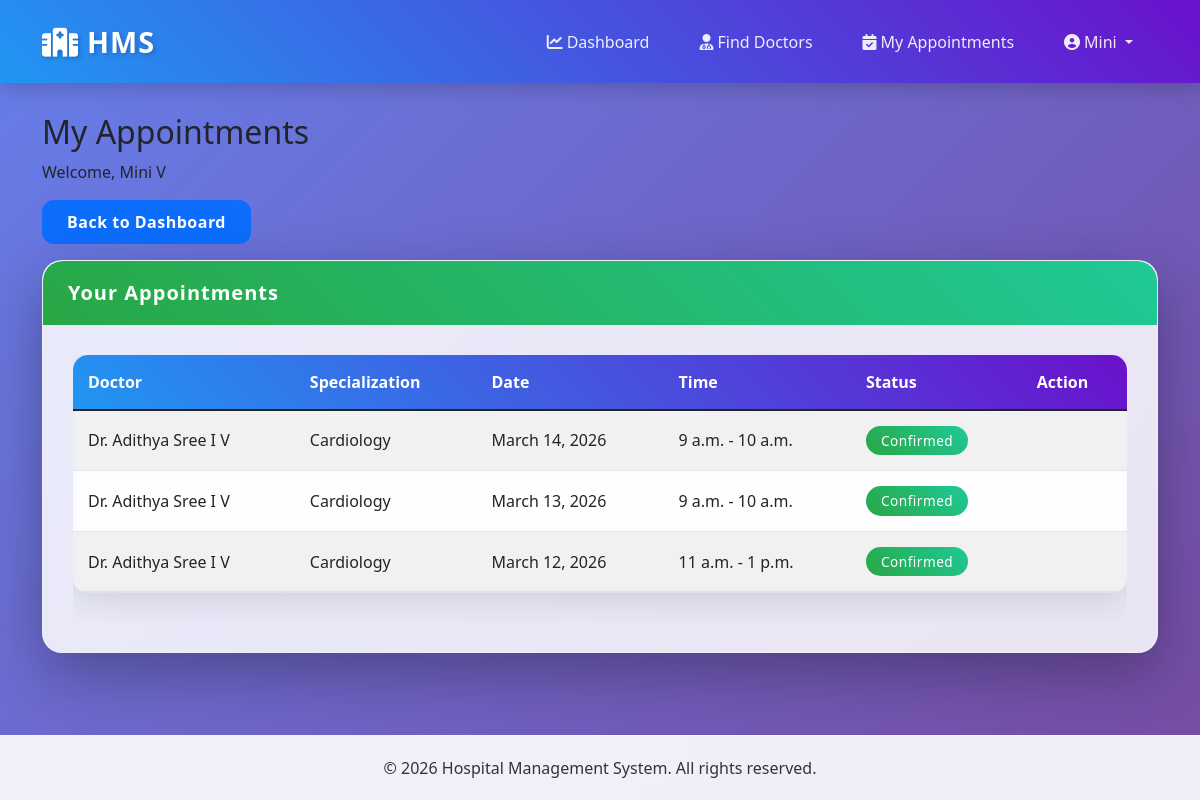
Page /patients/my-appointments/ (signed in) on the committed database.
### patients/models.py (models this page shows, shortened)
class Patient(models.Model):
    user = models.OneToOneField(User, on_delete=models.CASCADE)
    phone = models.CharField(max_length=15)
    date_of_birth = models.DateField(null=True, blank=True)
    address = models.TextField(blank=True)
    created_at = models.DateTimeField(auto_now_add=True)

### bookings/models.py (models this page shows, shortened)
class Booking(models.Model):
    patient = models.ForeignKey(Patient, on_delete=models.CASCADE, related_name='bookings')
    doctor = models.ForeignKey(Doctor, on_delete=models.CASCADE, related_name='bookings')
    availability = models.OneToOneField(Availability, on_delete=models.CASCADE, related_name='booking')
    booked_at = models.DateTimeField(auto_now_add=True)
    status = models.CharField(max_length=20, choices=[
        ('confirmed', 'Confirmed'),
        ('cancelled', 'Cancelled'),
        ('completed', 'Completed')
    ], default='confirmed')
    google_event_id = models.CharField(max_length=200, blank=True, null=True)

### doctors/models.py (models this page shows, shortened)
class Doctor(models.Model):
    SPECIALIZATIONS = [
        ('CARDIOLOGY', 'Cardiology'),
        ('DERMATOLOGY', 'Dermatology'),
        ('NEUROLOGY', 'Neurology'),
        ('PEDIATRICS', 'Pediatrics'),
        ('ORTHOPEDICS', 'Orthopedics'),
        ('GYNECOLOGY', 'Gynecology'),
        ('OPHTHALMOLOGY', 'Ophthalmology'),
        ('ENT', 'ENT Specialist'),
        ('PSYCHIATRY', 'Psychiatry'),
        ('RADIOLOGY', 'Radiology'),
        ('ANESTHESIOLOGY', 'Anesthesiology'),
        ('EMERGENCY', 'Emergency Medicine'),
        ('FAMILY', 'Family Medicine'),
        ('INTERNAL', 'Internal Medicine'),
        ('ONCOLOGY', 'Oncology'),
        ('UROLOGY', 'Urology'),
    ]
    user = models.OneToOneField(User, on_delete=models.CASCADE)
    specialization = models.CharField(max_length=50, choices=SPECIALIZATIONS, default='FAMILY')
    license_number = models.CharField(max_length=50)
    phone = models.CharField(max_length=15)
    created_at = models.DateTimeField(auto_now_add=True)

class Availability(models.Model):
    doctor = models.ForeignKey(Doctor, on_delete=models.CASCADE, related_name='availabilities')
    date = models.DateField()
    start_time = models.TimeField()
    end_time = models.TimeField()
    is_booked = models.BooleanField(default=False)
    created_at = models.DateTimeField(auto_now_add=True)
    class Meta:
        verbose_name_plural = "Availabilities"

### patients/views.py (the view)
# urls.py: path('my-appointments/', views.my_appointments, name='my_appointments'),
@login_required
def my_appointments(request):
    try:
        patient = request.user.patient
    except:
        messages.error(request, 'Access denied.')
        return redirect('home')
    appointments = Booking.objects.filter(
        patient=patient
    ).select_related('doctor', 'availability').order_by('-availability__date', '-availability__start_time')
    return render(request, 'my_appointments.html', {'appointments': appointments})

### templates/my_appointments.html (shortened to what this page needs)
{% extends 'base.html' %}
{% block content %}
<div class="row">
    <div class="col-md-12">
        <h2>My Appointments</h2>
        <p>Welcome, {{ user.patient.user.get_full_name }}</p>
        <a href="{% url 'patient_dashboard' %}" class="btn btn-primary mb-3">Back to Dashboard</a>
    </div>
</div>
<div class="row">
    <div class="col-md-12">
        <div class="card">
            <div class="card-header bg-success text-white">
                <h5>Your Appointments</h5>
            </div>
            <div class="card-body">
                {% if appointments %}
                    <div class="table-responsive">
                        <table class="table table-striped">
                            <thead>
                                <tr>
                                    <th>Doctor</th>
                                    <th>Specialization</th>
                                    <th>Date</th>
                                    <th>Time</th>
                                    <th>Status</th>
                                    <th>Action</th>
                                </tr>
                            </thead>
                            <tbody>
                                {% for booking in appointments %}
                                    <tr>
                                        <td>Dr. {{ booking.doctor.user.get_full_name }}</td>
                                        <td>{{ booking.doctor.specialization }}</td>
                                        <td>{{ booking.availability.date }}</td>
                                        <td>{{ booking.availability.start_time }} - {{ booking.availability.end_time }}</td>
                                        <td>
                                            {% if booking.status == 'confirmed' %}
                                                <span class="badge bg-success">Confirmed</span>
                                            {% elif booking.status == 'cancelled' %}
                                                <span class="badge bg-danger">Cancelled</span>
                                            {% endif %}
                                        </td>
                                        <td>
                                        </td>
                                    </tr>
                                {% endfor %}
                            </tbody>
                        </table>
                    </div>
                {% else %}
                    <p class="text-muted">No appointments found.</p>
                {% endif %}
            </div>
        </div>
    </div>
</div>
{% endblock %}

### templates/base.html (shortened to what this page needs)
<!DOCTYPE html>
<html lang="en">
<head>
    <link href="https://cdn.jsdelivr.net/npm/bootstrap@5.1.3/dist/css/bootstrap.min.css" rel="stylesheet">
    <link rel="stylesheet" href="https://cdnjs.cloudflare.com/ajax/libs/font-awesome/6.0.0/css/all.min.css">
    {% load static %}
    <link rel="stylesheet" href="{% static 'css/custom.css' %}">
</head>
<body>
    <nav class="navbar navbar-expand-lg navbar-dark">
        <div class="container">
            <a class="navbar-brand" href="{% url 'home' %}">
                <i class="fas fa-hospital-alt me-2"></i>HMS
            </a>
            <div class="collapse navbar-collapse" id="navbarNav">
                <ul class="navbar-nav ms-auto">
                    {% if user.is_authenticated %}
                        {% if user.doctor %}
                            <li class="nav-item">
                                <a class="nav-link" href="{% url 'doctor_dashboard' %}">
                                    <i class="fas fa-chart-line me-1"></i>Dashboard
                                </a>
                            </li>
                            <li class="nav-item">
                                <a class="nav-link" href="{% url 'add_availability' %}">
                                    <i class="fas fa-clock me-1"></i>Add Availability
                                </a>
                            </li>
                            <li class="nav-item">
                                <a class="nav-link" href="{% url 'doctor_appointments' %}">
                                    <i class="fas fa-calendar-check me-1"></i>Appointments
                                </a>
                            </li>
                        {% elif user.patient %}
                            <li class="nav-item">
                                <a class="nav-link" href="{% url 'patient_dashboard' %}">
                                    <i class="fas fa-chart-line me-1"></i>Dashboard
                                </a>
                            </li>
                            <li class="nav-item">
                                <a class="nav-link" href="{% url 'list_doctors' %}">
                                    <i class="fas fa-user-md me-1"></i>Find Doctors
                                </a>
                            </li>
                            <li class="nav-item">
                                <a class="nav-link" href="{% url 'my_appointments' %}">
                                    <i class="fas fa-calendar-check me-1"></i>My Appointments
                                </a>
                            </li>
                        {% endif %}
                        <li class="nav-item dropdown">
                            <a class="nav-link dropdown-toggle" href="#" id="userDropdown" role="button" data-bs-toggle="dropdown">
                                <i class="fas fa-user-circle me-1"></i>{{ user.first_name }}
                            </a>
                        </li>
                    {% endif %}
                </ul>
            </div>
        </div>
    </nav>
    <div class="container main-content">
        {% block content %}
        {% endblock %}
    </div>
    <footer class="footer">
        <div class="container text-center">
            <p class="mb-0">&copy; 2026 Hospital Management System. All rights reserved.</p>
        </div>
    </footer>
</body>
</html>

### static/css/custom.css (style rules this page uses)
* { margin: 0; padding: 0; box-sizing: border-box; }
html, body { height: 100%; margin: 0; }
body { background: linear-gradient(135deg, #667eea 0%, #764ba2 100%); min-height: 100vh; font-family: 'Segoe UI', Tahoma, Geneva, Verdana, sans-serif; position: relative; display: flex; flex-direction: column; }
body::before { content: ''; position: fixed; top: 0; left: 0; right: 0; bottom: 0; background: url('https://images.unsplash.com/photo-1519494026892-80bbd2d6fd0d?ixlib=rb-1.2.1&auto=format&fit=crop&w=1950&q=80') no-repeat center center fixed; background-size: cover; opacity: 0.2; z-index: -1; }
.main-content { flex: 1 0 auto; padding-bottom: 30px; }
.card { border: none; border-radius: 20px; box-shadow: 0 20px 60px rgba(0,0,0,0.3); backdrop-filter: blur(10px); background-color: rgba(255, 255, 255, 0.85); transition: transform 0.3s, box-shadow 0.3s; margin-bottom: 30px; overflow: hidden; border: 1px solid rgba(255, 255, 255, 0.3); }
.card-header { border-radius: 20px 20px 0 0 !important; padding: 20px 25px; background: linear-gradient(45deg, #2196F3, #6a11cb); border: none; color: white; }
.card-header.bg-success { background: linear-gradient(45deg, #28a745, #20c997) !important; }
.card-header h2, .card-header h3, .card-header h4, .card-header h5 { margin: 0; font-weight: 600; letter-spacing: 1px; }
.card-body { padding: 30px; background: transparent; }
.table { background: rgba(255, 255, 255, 0.7); border-radius: 15px; overflow: hidden; box-shadow: 0 10px 30px rgba(0,0,0,0.1); margin-bottom: 30px; backdrop-filter: blur(5px); }
.table thead { background: linear-gradient(45deg, #2196F3, #6a11cb); color: white; }
.table thead th { padding: 15px; font-weight: 600; border: none; }
.table tbody td { padding: 15px; vertical-align: middle; border-bottom: 1px solid rgba(0,0,0,0.1); background: transparent; }
.navbar { background: linear-gradient(45deg, #2196F3, #6a11cb) !important; box-shadow: 0 4px 20px rgba(0,0,0,0.2); padding: 15px 0; margin-bottom: 30px; }
.navbar-brand { font-weight: 700; font-size: 1.8rem; letter-spacing: 1px; color: white !important; text-shadow: 2px 2px 4px rgba(0,0,0,0.2); }
.navbar-nav .nav-link { color: rgba(255,255,255,0.9) !important; font-weight: 500; padding: 10px 20px !important; margin: 0 5px; border-radius: 10px; transition: all 0.3s; }
.navbar-nav .nav-link i { margin-right: 8px; }
.footer { background: rgba(255, 255, 255, 0.9); backdrop-filter: blur(10px); padding: 20px 0; margin-top: auto; border-top: 1px solid rgba(255,255,255,0.3); flex-shrink: 0; width: 100%; }
.footer p { margin: 0; color: #333; font-weight: 500; }
.badge { padding: 8px 15px; font-weight: 500; border-radius: 30px; font-size: 0.85rem; letter-spacing: 0.5px; }
.badge.bg-success { background: linear-gradient(45deg, #28a745, #20c997) !important; }
.btn { border-radius: 12px; padding: 10px 25px; font-weight: 600; letter-spacing: 0.5px; transition: all 0.3s; border: none; }

### rows in the picture
Booking: doctor.user.get_full_name "Adithya Sree I V", doctor.specialization "Cardiology", availability "March 14, 2026", availability.start_time "9 a.m.", availability.end_time "10 a.m.", status "Confirmed"
Booking: doctor.user.get_full_name "Adithya Sree I V", doctor.specialization "Cardiology", availability "March 13, 2026", availability.start_time "9 a.m.", availability.end_time "10 a.m.", status "Confirmed"
Booking: doctor.user.get_full_name "Adithya Sree I V", doctor.specialization "Cardiology", availability "March 12, 2026", availability.start_time "11 a.m.", availability.end_time "1 p.m.", status "Confirmed"

### other values in the picture
{{ user.first_name }} "Mini"
{{ user.patient.user.get_full_name }} "Mini V"
